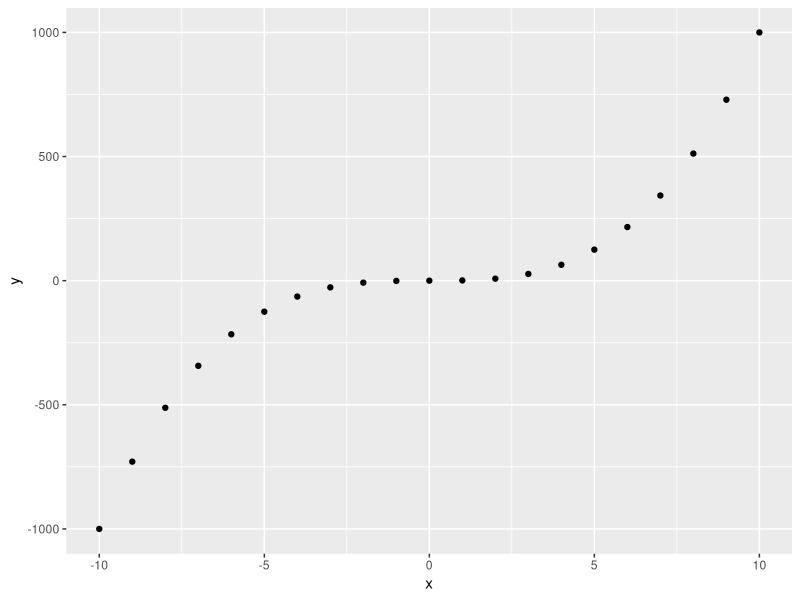
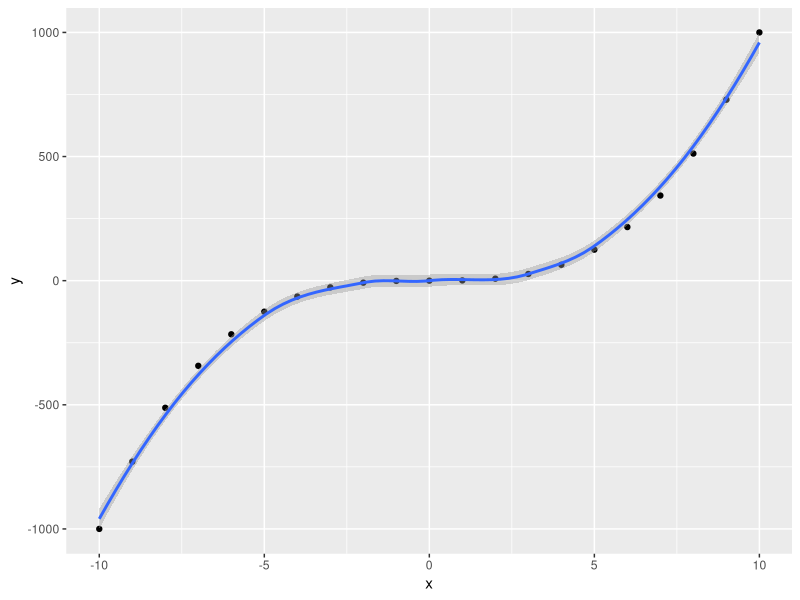

Here is the R script that generated these plots, in order:
#xxxxxxxxxxxxxxxxxxxxxxxxxxxxxxxxxxxxxxxxxxxxxxxxxxxxxxxxxxxxxxxxxxxxxxxxxxxxxx
#
#                      PRATICANDO O PULL REQUEST
#
#xxxxxxxxxxxxxxxxxxxxxxxxxxxxxxxxxxxxxxxxxxxxxxxxxxxxxxxxxxxxxxxxxxxxxxxxxxxxxx

# Crie um vetor x numérico aqui -----------------------------------------------

x <- -10:10

# Crie um vetor y em função do vetor x acima ----------------------------------

y <- x^3

# Crie um dataframe chamado df unindo os vetores x e y ------------------------

df <- tibble::tibble(x,y)

# Crie um grafico de pontos com o dataframe df o ggplot -----------------------
library(ggplot2)

df |>  
  ggplot(aes(x = x, y = y)) +
  geom_point()

# Adicione ao gráfico ma curva de tendência suavizada(geom_smooth) -------------
df |> 
  ggplot(aes(x = x, y = y))+
  geom_point() +
  geom_smooth()

# Mude o tema do gráfico para minimal ------------------------------------------
  

